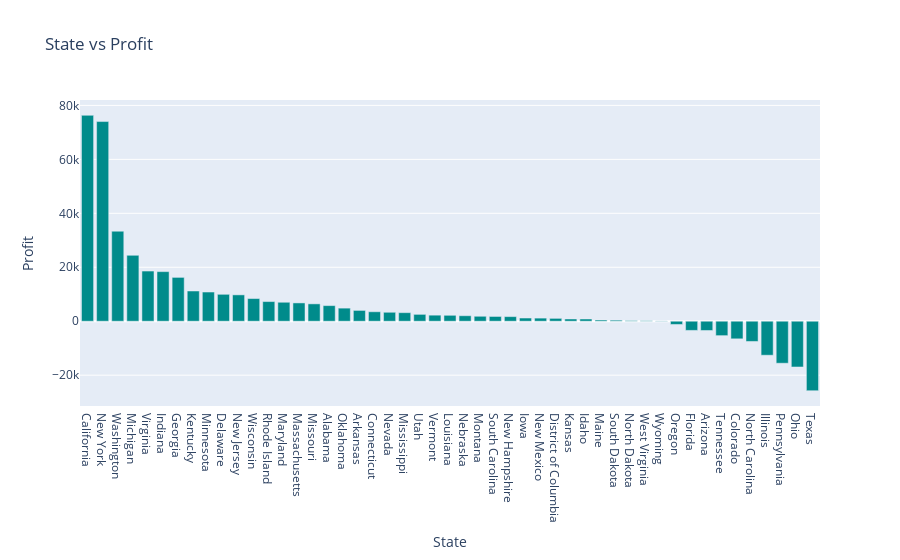

Source (notebook cell):
### Code cell
a = pd.DataFrame(df.groupby('State')['Profit'].sum().sort_values(ascending=False))
a.reset_index(inplace=True)
a.columns=['State','Profit']
fig = px.bar(a,y=a['Profit'],x=a['State'],title='State vs Profit',color_discrete_sequence=['DarkCyan'])
fig.show()

### Figure 1 — Plotly figure (JSON) as saved in the notebook; plotly's stock layout.template omitted (floating-point values rounded to 4 significant figures)
{"data": [{"alignmentgroup": "True", "hovertemplate": "State=%{x}<br>Profit=%{y}<extra></extra>", "legendgroup": "", "marker": {"color": "DarkCyan", "pattern": {"shape": ""}}, "name": "", "offsetgroup": "", "orientation": "v", "showlegend": false, "textposition": "auto", "type": "bar", "x": ["California", "New York", "Washington", "Michigan", "Virginia", "Indiana", "Georgia", "Kentucky", "Minnesota", "Delaware", "New Jersey", "Wisconsin", "Rhode Island", "Maryland", "Massachusetts", "Missouri", "Alabama", "Oklahoma", "Arkansas", "Connecticut", "Nevada", "Mississippi", "Utah", "Vermont", "Louisiana", "Nebraska", "Montana", "South Carolina", "New Hampshire", "Iowa", "New Mexico", "District of Columbia", "Kansas", "Idaho", "Maine", "South Dakota", "North Dakota", "West Virginia", "Wyoming", "Oregon", "Florida", "Arizona", "Tennessee", "Colorado", "North Carolina", "Illinois", "Pennsylvania", "Ohio", "Texas"], "xaxis": "x", "y": [76330.0, 74020.0, 33370.0, 24430.0, 18600.0, 18380.0, 16250.0, 11200.0, 10820.0, 9977.0, 9773.0, 8402.0, 7286.0, 7031.0, 6786.0, 6436.0, 5787.0, 4854.0, 4009.0, 3511.0, 3317.0, 3173.0, 2547.0, 2245.0, 2196.0, 2037.0, 1833.0, 1769.0, 1707.0, 1184.0, 1157.0, 1060.0, 836.4, 826.7, 454.5, 394.8, 230.1, 185.9, 100.2, -1194.0, -3399.0, -3428.0, -5342.0, -6528.0, -7491.0, -12600.0, -15570.0, -16960.0, -25750.0], "yaxis": "y"}], "layout": {"barmode": "relative", "legend": {"tracegroupgap": 0}, "title": {"text": "State vs Profit"}, "xaxis": {"anchor": "y", "domain": [0, 1], "title": {"text": "State"}}, "yaxis": {"anchor": "x", "domain": [0, 1], "title": {"text": "Profit"}}}}
